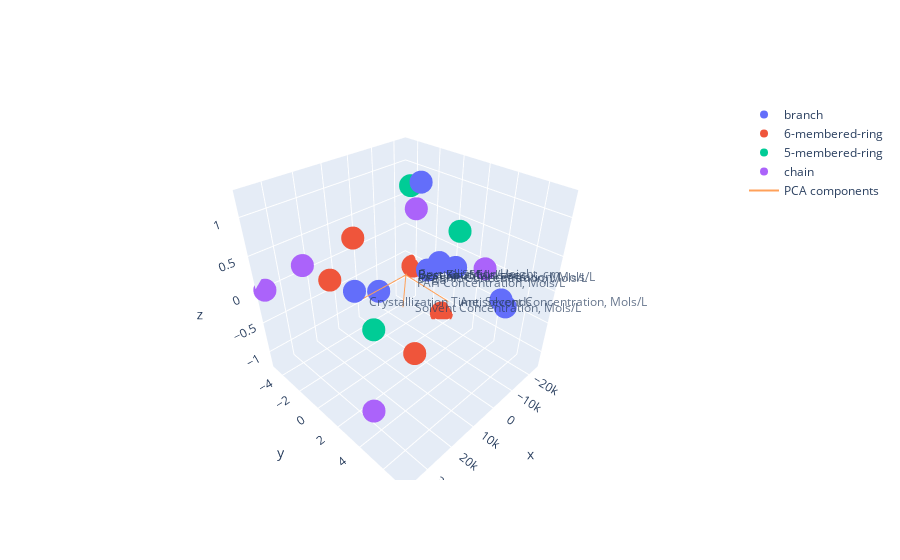

Notebook code for this chart:
### Code cell
traces = []
for mol_type in types:
    amine_df = crystal_data[crystal_data['Molecule Type']==mol_type]
    marker_text = [f"Solvent: {row['Solvent']} Amine: {row['Amine']}" for idx, row in solvent_df.iterrows()]
    trace = go.Scatter3d(x=amine_df['PCA3D_X'], y=amine_df['PCA3D_Y'], z=amine_df['PCA3D_Z'], mode='markers',text=marker_text, name=mol_type)
    traces.append(trace)
PCA3D(loadings3d, features3d, traces)

### Figure 1 — Plotly figure (JSON) as saved in the notebook; plotly's stock layout.template omitted (floating-point values rounded to 4 significant figures)
{"data": [{"mode": "markers", "name": "branch", "text": ["Solvent: DMSO Amine: NNDimethylethane12diammoniumiodide"], "type": "scatter3d", "x": [-21930.0, -12210.0, -3870.0, 149.2, 21390.0, -16170.0, -21210.0, -764.8], "y": [-1.013, 2.014, 0.4067, -2.729, 0.1119, 5.171, -2.013, 7.319], "z": [-0.2881, 0.07845, 1.243, -0.5291, 0.1934, -0.1952, -0.4971, 0.2647]}, {"mode": "markers", "name": "6-membered-ring", "text": ["Solvent: DMSO Amine: NNDimethylethane12diammoniumiodide"], "type": "scatter3d", "x": [-23610.0, 16590.0, 10170.0, 17910.0, -22530.0], "y": [-4.005, -3.712, -2.62, 4.278, -0.6574], "z": [-0.65, -0.1118, 0.5006, -0.3212, -1.203]}, {"mode": "markers", "name": "5-membered-ring", "text": ["Solvent: DMSO Amine: NNDimethylethane12diammoniumiodide"], "type": "scatter3d", "x": [-19410.0, 19050.0, -23110.0], "y": [1.035, 1.083, -4.222], "z": [0.4203, -0.3274, 0.6999]}, {"mode": "markers", "name": "chain", "text": ["Solvent: DMSO Amine: NNDimethylethane12diammoniumiodide"], "type": "scatter3d", "x": [23970.0, -8494.0, 36460.0, 34840.0, -7171.0], "y": [-4.312, -0.8269, -4.796, 4.567, 4.918], "z": [0.1945, 0.765, 0.0205, -0.6722, 0.4151]}, {"mode": "lines", "name": "PCA components", "type": "scatter3d", "x": [0, -3.781e-09, 0, 3.189e-09, 0, -0.000148, 0, 20120.0, 0, 0.2195, 0, 3.732, 0, -1.509, 0, -0.3492, 0, -0.08347, 0, -0.1212], "y": [0, 5.439e-08, 0, 2.517e-08, 0, -0.0002828, 0, -0.0006891, 0, 0.03362, 0, 3.593, 0, -0.2788, 0, -0.06165, 0, -0.007453, 0, -0.01179], "z": [0, 2.296e-08, 0, 3.395e-08, 0, 0.0003175, 0, -3.592e-05, 0, 0.0224, 0, -0.04555, 0, -0.556, 0, -0.1168, 0, -0.02373, 0, -0.04782]}], "layout": {"scene": {"annotations": [{"opacity": 0.7, "showarrow": false, "text": "Best Kin, Mols/sec", "x": -3.781e-09, "xanchor": "left", "xshift": 10, "y": 5.439e-08, "z": 2.296e-08}, {"opacity": 0.7, "showarrow": false, "text": "Best Kout, Mols/sec", "x": 3.189e-09, "xanchor": "left", "xshift": 10, "y": 2.517e-08, "z": 3.395e-08}, {"opacity": 0.7, "showarrow": false, "text": "Best Fit SSE", "x": -0.000148, "xanchor": "left", "xshift": 10, "y": -0.0002828, "z": 0.0003175}, {"opacity": 0.7, "showarrow": false, "text": "Crystallization Time, Seconds", "x": 20120.0, "xanchor": "left", "xshift": 10, "y": -0.0006891, "z": -3.592e-05}, {"opacity": 0.7, "showarrow": false, "text": "Crystallization Height, cm", "x": 0.2195, "xanchor": "left", "xshift": 10, "y": 0.03362, "z": 0.0224}, {"opacity": 0.7, "showarrow": false, "text": "Antisolvent Concentration, Mols/L", "x": 3.732, "xanchor": "left", "xshift": 10, "y": 3.593, "z": -0.04555}, {"opacity": 0.7, "showarrow": false, "text": "Solvent Concentration, Mols/L", "x": -1.509, "xanchor": "left", "xshift": 10, "y": -0.2788, "z": -0.556}, {"opacity": 0.7, "showarrow": false, "text": "FAH Concentration, Mols/L", "x": -0.3492, "xanchor": "left", "xshift": 10, "y": -0.06165, "z": -0.1168}, {"opacity": 0.7, "showarrow": false, "text": "Inorganic Concentration, Mols/L", "x": -0.08347, "xanchor": "left", "xshift": 10, "y": -0.007453, "z": -0.02373}, {"opacity": 0.7, "showarrow": false, "text": "Organic Concentration, Mols/L", "x": -0.1212, "xanchor": "left", "xshift": 10, "y": -0.01179, "z": -0.04782}]}}}
